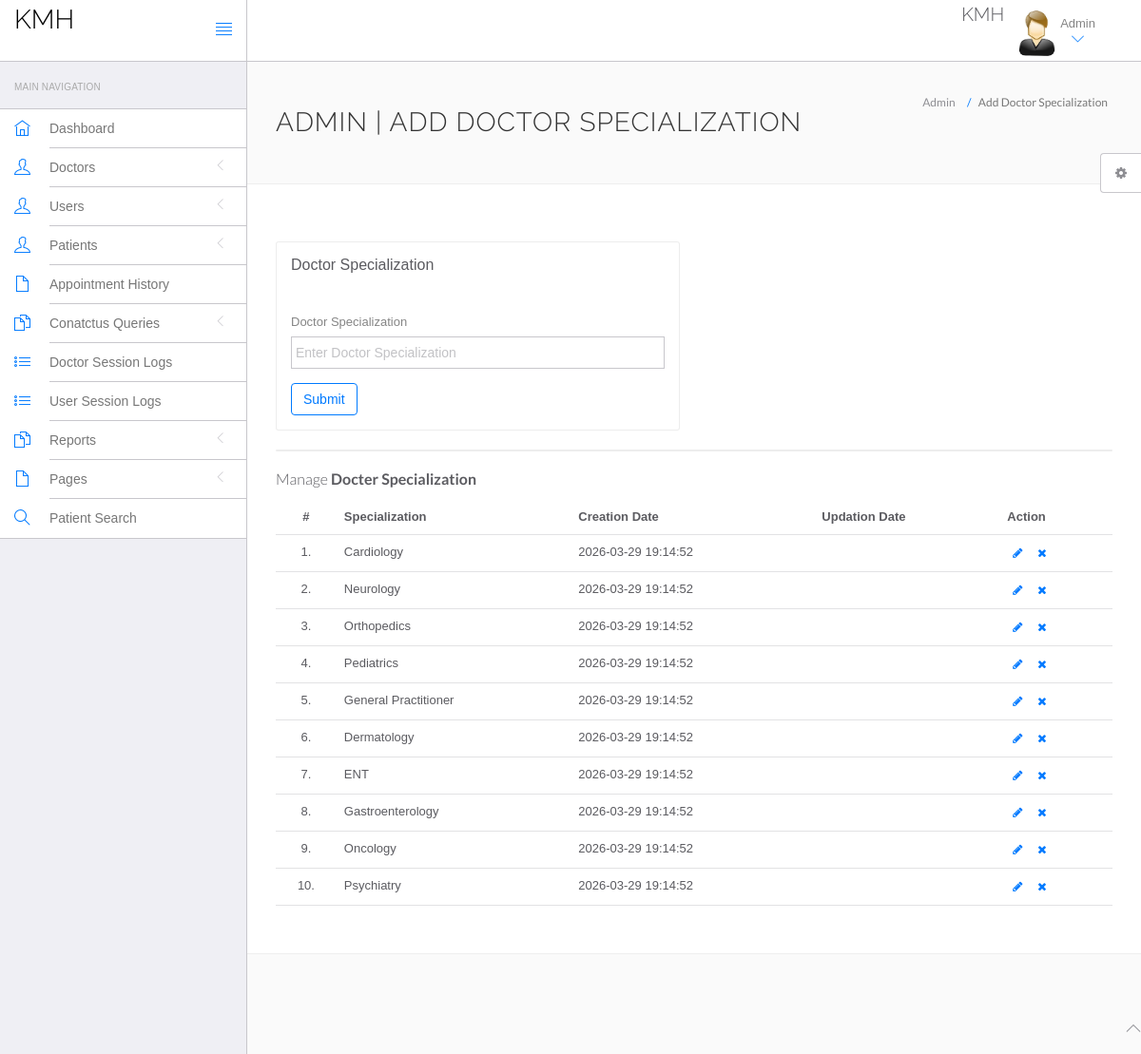
The page /hms/admin/doctor-specilization.php (signed in) on the database its author committed.
### tables this page shows
CREATE TABLE IF NOT EXISTS `doctorSpecilization` (
  `id` int(11) NOT NULL AUTO_INCREMENT,
  `specilization` varchar(255) NOT NULL,
  `creationDate` timestamp NOT NULL DEFAULT CURRENT_TIMESTAMP,
  PRIMARY KEY (`id`)
);

### hms/admin/doctor-specilization.php (the view, shortened to what this page needs)
<?php
include('include/config.php');
if(strlen($_SESSION['id']==0)) {
 header('location:logout.php');
  } else{
?>
<!DOCTYPE html>
<html lang="en">
	<head>
		<link rel="stylesheet" href="vendor/bootstrap/css/bootstrap.min.css">
		<link rel="stylesheet" href="vendor/fontawesome/css/font-awesome.min.css">
		<link rel="stylesheet" href="vendor/themify-icons/themify-icons.min.css">
		<link href="vendor/animate.css/animate.min.css" rel="stylesheet" media="screen">
		<link href="vendor/perfect-scrollbar/perfect-scrollbar.min.css" rel="stylesheet" media="screen">
		<link href="vendor/switchery/switchery.min.css" rel="stylesheet" media="screen">
		<link href="vendor/bootstrap-touchspin/jquery.bootstrap-touchspin.min.css" rel="stylesheet" media="screen">
		<link href="vendor/select2/select2.min.css" rel="stylesheet" media="screen">
		<link href="vendor/bootstrap-datepicker/bootstrap-datepicker3.standalone.min.css" rel="stylesheet" media="screen">
		<link href="vendor/bootstrap-timepicker/bootstrap-timepicker.min.css" rel="stylesheet" media="screen">
		<link rel="stylesheet" href="assets/css/styles.css">
		<link rel="stylesheet" href="assets/css/plugins.css">
		<link rel="stylesheet" href="assets/css/themes/theme-1.css" id="skin_color" />
	</head>
	<body>
		<div id="app">
<?php include('include/sidebar.php');?>
			<div class="app-content">
						<?php include('include/header.php');?>
				<div class="main-content" >
					<div class="wrap-content container" id="container">
						<section id="page-title">
							<div class="row">
								<div class="col-sm-8">
									<h1 class="mainTitle">Admin | Add Doctor Specialization</h1>
																	</div>
								<ol class="breadcrumb">
									<li>
										<span>Admin</span>
									</li>
									<li class="active">
										<span>Add Doctor Specialization</span>
									</li>
								</ol>
							</div>
						</section>
						<div class="container-fluid container-fullw bg-white">
							<div class="row">
								<div class="col-md-12">
									<div class="row margin-top-30">
										<div class="col-lg-6 col-md-12">
											<div class="panel panel-white">
												<div class="panel-heading">
													<h5 class="panel-title">Doctor Specialization</h5>
												</div>
												<div class="panel-body">
													<form role="form" name="dcotorspcl" method="post" >
														<div class="form-group">
															<label for="exampleInputEmail1">
																Doctor Specialization
															</label>
							<input type="text" name="doctorspecilization" class="form-control"  placeholder="Enter Doctor Specialization">
														</div>
														<button type="submit" name="submit" class="btn btn-o btn-primary">
															Submit
														</button>
													</form>
												</div>
											</div>
										</div>
											</div>
										</div>
									<div class="col-lg-12 col-md-12">
											<div class="panel panel-white">
											</div>
										</div>
									</div>
									<div class="row">
								<div class="col-md-12">
									<h5 class="over-title margin-bottom-15">Manage <span class="text-bold">Docter Specialization</span></h5>
									<table class="table table-hover" id="sample-table-1">
										<thead>
											<tr>
												<th class="center">#</th>
												<th>Specialization</th>
												<th class="hidden-xs">Creation Date</th>
												<th>Updation Date</th>
												<th>Action</th>
											</tr>
										</thead>
										<tbody>
<?php
$sql=mysqli_query($con,"select * from doctorSpecilization");
$cnt=1;
while($row=mysqli_fetch_array($sql))
{
?>
											<tr>
												<td class="center"><?php echo $cnt;?>.</td>
												<td class="hidden-xs"><?php echo $row['specilization'];?></td>
												<td><?php echo $row['creationDate'];?></td>
												<td><?php echo $row['updationDate'];?>
												</td>
												<td >
												<div class="visible-md visible-lg hidden-sm hidden-xs">
							<a href="edit-doctor-specialization.php?id=<?php echo $row['id'];?>" class="btn btn-transparent btn-xs" tooltip-placement="top" tooltip="Edit"><i class="fa fa-pencil"></i></a>
	<a href="doctor-specilization.php?id=<?php echo $row['id']?>&del=delete" onClick="return confirm('Are you sure you want to delete?')"class="btn btn-transparent btn-xs tooltips" tooltip-placement="top" tooltip="Remove"><i class="fa fa-times fa fa-white"></i></a>
												</div>
												</td>
											</tr>
											<?php
$cnt=$cnt+1;
											 }?>
										</tbody>
									</table>
								</div>
							</div>
								</div>
							</div>
						</div>
					</div>
				</div>
	<?php include('include/footer.php');?>
	<?php include('include/setting.php');?>
	</body>
</html>
<?php } ?>

### hms/admin/include/sidebar.php (shortened to what this page needs)
<div class="sidebar app-aside" id="sidebar">
				<div class="sidebar-container perfect-scrollbar">
<nav>
						<div class="navbar-title">
							<span>Main Navigation</span>
						</div>
						<ul class="main-navigation-menu">
							<li>
								<a href="dashboard.php">
									<div class="item-content">
										<div class="item-media">
											<i class="ti-home"></i>
										</div>
										<div class="item-inner">
											<span class="title"> Dashboard </span>
										</div>
									</div>
								</a>
							</li>
							<li>
								<a href="javascript:void(0)">
									<div class="item-content">
										<div class="item-media">
											<i class="ti-user"></i>
										</div>
										<div class="item-inner">
											<span class="title"> Doctors </span><i class="icon-arrow"></i>
										</div>
									</div>
								</a>
								</li>
				<li>
								<a href="javascript:void(0)">
									<div class="item-content">
										<div class="item-media">
											<i class="ti-user"></i>
										</div>
										<div class="item-inner">
											<span class="title"> Users </span><i class="icon-arrow"></i>
										</div>
									</div>
								</a>
								</li>
								<li>
								<a href="javascript:void(0)">
									<div class="item-content">
										<div class="item-media">
											<i class="ti-user"></i>
										</div>
										<div class="item-inner">
											<span class="title"> Patients </span><i class="icon-arrow"></i>
										</div>
									</div>
								</a>
								</li>
<li>
								<a href="appointment-history.php">
									<div class="item-content">
										<div class="item-media">
											<i class="ti-file"></i>
										</div>
										<div class="item-inner">
											<span class="title"> Appointment History </span>
										</div>
									</div>
								</a>
							</li>
				<li>
								<a href="javascript:void(0)">
									<div class="item-content">
										<div class="item-media">
											<i class="ti-files"></i>
										</div>
										<div class="item-inner">
											<span class="title"> Conatctus Queries </span><i class="icon-arrow"></i>
										</div>
									</div>
								</a>
								</li>
	<li>
								<a href="doctor-logs.php">
									<div class="item-content">
										<div class="item-media">
											<i class="ti-list"></i>
										</div>
										<div class="item-inner">
											<span class="title"> Doctor Session Logs </span>
										</div>
									</div>
								</a>
							</li>
							<li>
								<a href="user-logs.php">
									<div class="item-content">
										<div class="item-media">
											<i class="ti-list"></i>
										</div>
										<div class="item-inner">
											<span class="title"> User Session Logs </span>
										</div>
									</div>
								</a>
							</li>
				<li>
								<a href="javascript:void(0)">
									<div class="item-content">
										<div class="item-media">
											<i class="ti-files"></i>
										</div>
										<div class="item-inner">
											<span class="title"> Reports </span><i class="icon-arrow"></i>
										</div>
									</div>
								</a>
							</li>
				<li>
								<a href="javascript:void(0)">
									<div class="item-content">
										<div class="item-media">
											<i class="ti-file"></i>
										</div>
										<div class="item-inner">
											<span class="title"> Pages </span><i class="icon-arrow"></i>
										</div>
									</div>
								</a>
							</li>
								<li>
								<a href="patient-search.php">
									<div class="item-content">
										<div class="item-media">
											<i class="ti-search"></i>
										</div>
										<div class="item-inner">
											<span class="title"> Patient Search </span>
										</div>
									</div>
								</a>
							</li>
						</ul>
					</nav>
					</div>
			</div>

### hms/admin/include/header.php (shortened to what this page needs)
<header class="navbar navbar-default navbar-static-top">
					<div class="navbar-header">
						<a class="navbar-brand" href="#">
								<h2 style="padding-top:10%; color:#000; font-size:28px; line-height:1.1; text-overflow:ellipsis; overflow:hidden; margin:0;">KMH</h2>
						</a>
						<a href="#" class="sidebar-toggler pull-right visible-md visible-lg" data-toggle-class="app-sidebar-closed" data-toggle-target="#app">
							<i class="ti-align-justify"></i>
						</a>
					</div>
					<div class="navbar-collapse collapse">
						<ul class="nav navbar-right">
<li  style="padding-top:2%; font-size:16px; line-height:1.3; overflow:hidden; text-overflow:ellipsis; white-space:nowrap;">
								<h2 style="margin:0; font-size:20px; line-height:1.1;">KMH</h2>
							</li>
							<li class="dropdown current-user">
								<a href class="dropdown-toggle" data-toggle="dropdown">
									<img src="assets/images/images.jpg" > <span class="username">
			Admin
									<i class="ti-angle-down"></i></i></span>
								</a>
							</li>
						</ul>
					</div>
				</header>

### hms/admin/include/footer.php
<footer>
				<div class="footer-inner">
					<div class="pull-left">
					<span class="text-bold text-uppercase"> Krishna Multispeciality Hospital</span>
					</div>
					<div class="pull-right">
						<span class="go-top"><i class="ti-angle-up"></i></span>
					</div>
				</div>
			</footer>

### hms/admin/include/setting.php (shortened to what this page needs)
<div class="settings panel panel-default hidden-xs hidden-sm" id="settings">
				<button ct-toggle="toggle" data-toggle-class="active" data-toggle-target="#settings" class="btn btn-default">
					<i class="fa fa-spin fa-gear"></i>
				</button>
			</div>

### hms/admin/assets/css/plugins.css (style rules this page uses)
.perfect-scrollbar { overflow-y: hidden !important; }

### hms/admin/assets/css/themes/theme-1.css (style rules this page uses)
body { background: #FAFAFA; }
header .navbar-header { background: #ffffff !important; border-right-color: #c8c7cc !important; border-bottom-color: #c8c7cc !important; }
header .navbar-header .sidebar-toggler, header .navbar-header .sidebar-mobile-toggler { color: #007aff !important; }
header .navbar-header .navbar-brand { color: #777 !important; }
header .navbar-collapse { background: #ffffff !important; border-bottom-color: #c8c7cc !important; box-shadow: none !important; }
header .navbar-collapse .navbar-right > li > a { color: #777; }
header .navbar-collapse .navbar-right > li > a i { color: #007aff !important; }
#sidebar { background: #EFEFF4 !important; }
#sidebar:before { border-right-width: "1px" !important; border-right-style: solid; border-right-color: #c8c7cc !important; }
#sidebar nav { border-right-width: "1px" !important; border-right-style: solid; border-right-color: #c8c7cc !important; }
#sidebar nav .navbar-title { color: #aaaaaa; }
#sidebar nav > ul { background: #ffffff !important; border-bottom-color: #c8c7cc !important; border-top-color: #c8c7cc !important; }
#sidebar nav > ul > li > a .item-media > i { color: #007aff !important; }
#sidebar nav > ul > li > a .item-inner { color: #777 !important; border-bottom-color: #c8c7cc; }

### rows shown on the page
doctorspecilization: specilization "Cardiology", creationDate "2026-03-29 19:14:52"
doctorspecilization: specilization "Neurology", creationDate "2026-03-29 19:14:52"
doctorspecilization: specilization "Orthopedics", creationDate "2026-03-29 19:14:52"
doctorspecilization: specilization "Pediatrics", creationDate "2026-03-29 19:14:52"
doctorspecilization: specilization "General Practitioner", creationDate "2026-03-29 19:14:52"
doctorspecilization: specilization "Dermatology", creationDate "2026-03-29 19:14:52"
doctorspecilization: specilization "ENT", creationDate "2026-03-29 19:14:52"
doctorspecilization: specilization "Gastroenterology", creationDate "2026-03-29 19:14:52"
doctorspecilization: specilization "Oncology", creationDate "2026-03-29 19:14:52"
doctorspecilization: specilization "Psychiatry", creationDate "2026-03-29 19:14:52"
